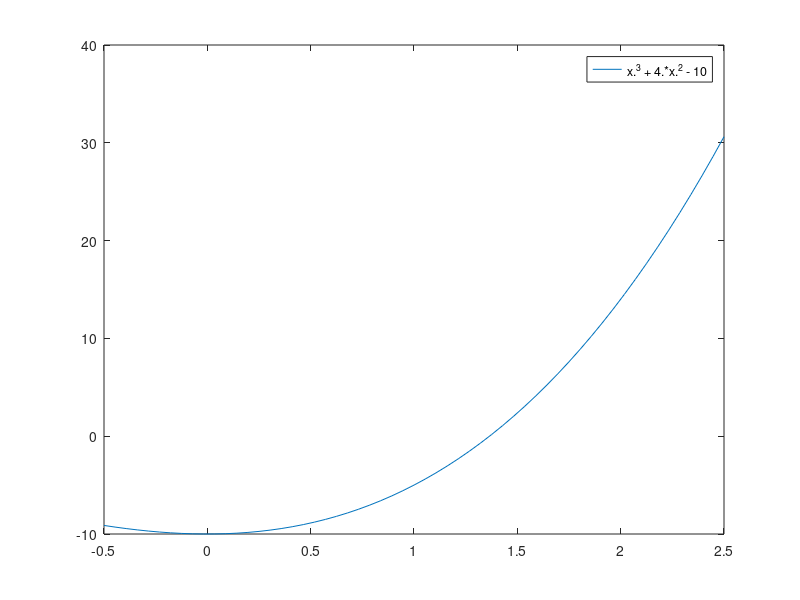

The MATLAB script that drew this image: (Note: this script raises an error after producing the figure.)
clear all
clc

format long

funzione = 'x^3 + 4*x^2 - 10';
f = inline(funzione);

% Sul grafico guarda quanti punti sono da trovare
limiti = [-0.5, 2.5];
fplot(funzione, limiti)

%% METODO BISEZIONE

% Tolleranza richiesta
TOL = 10^-5;
% Iterazioni da stampare
n_iterazioni_max = 3;

% Intervallo iniziale
a = 1;
b = 2;

fprintf('IMPORTANTE: se devi calcolare errore assoluto e relativo, apri il codice\n');
fprintf('bisezione.m e segui indicazioni alla riga 7\n\n');

disp('Metodo Bisezione')
p_bisez = bisezione(f, a, b, n_iterazioni_max, TOL)
fprintf('Valore di f nel punto %d: %d\n', p_bisez, f(p_bisez));

%% Trova seriamente la radice

n_max = 100;
p_bisez = bisezione(f, a, b, n_max, TOL)
fprintf('Valore di f nel punto %d: %d\n', p_bisez, f(p_bisez));


%% METODO NEWTON

% Tolleranza richiesta
TOL = 10^-5;
% Iterazioni da stampare
n_iterazioni_max = 3;

% Intervallo iniziale
a = 1;
b = 2;

fprintf('\n----------------------------------\n\n')
disp('Metodo Newton')
p_newton = Newton(f, 1.0, n_iterazioni_max, TOL);
fprintf('Valore di f nel punto %d: %d\n', p_newton, f(p_newton));


%% Trova seriamente la radice

n_max = 100;
p_newton = Newton(f, 1.0, n_max, TOL);
fprintf('Valore di f nel punto %d: %d\n', p_newton, f(p_newton));








